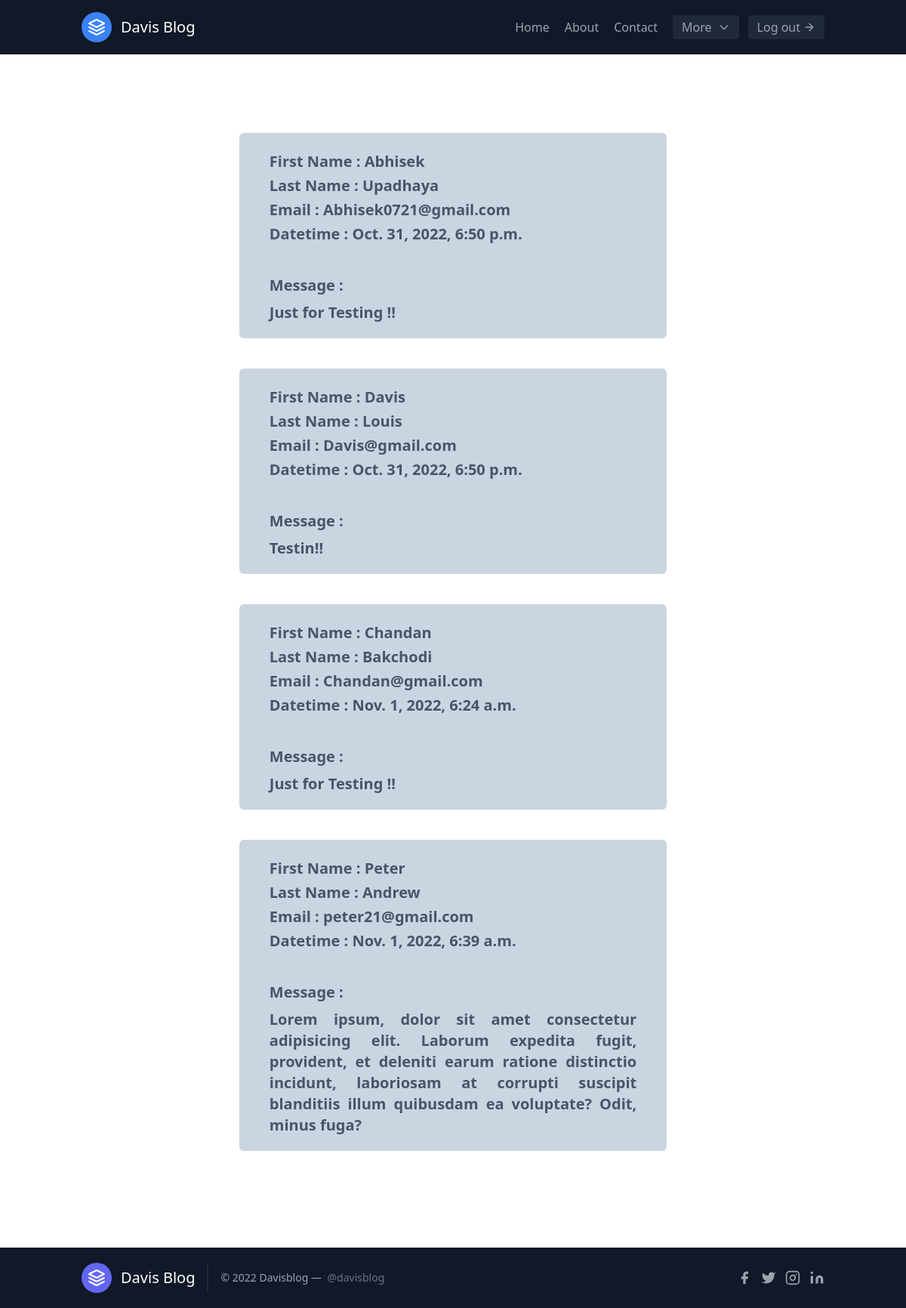
The page /see-contacts/ (signed in) on the database its author committed.
### blogs/models.py (models this page shows, shortened)
class Contact(models.Model):
    firstName = models.CharField(max_length=30)
    lastName = models.CharField(max_length=30)
    email = models.EmailField()
    message = models.TextField()
    datetime = models.DateTimeField(default=now)

### blogs/views.py (the view)
# urls.py: path("see-contacts/", views.display_contact, name="display_contact"),
def display_contact(request):
    if request.user.is_superuser:
        contact_list = Contact.objects.all()
        return render(request, 'displayContact.html', {"contacts":contact_list})
    else:
        return redirect('/')

### templates/displayContact.html (shortened to what this page needs)
{% extends "base.html" %}
{% block content %}
    <div class="mx-5 lg:mx-32 xl:mx-32 my-32">
        {% for item in contacts %}
        <div class="rounded-md w-[60%] bg-slate-300 mx-auto my-10 px-10 py-5">
            <div class="">
                <h1 class="text-xl my-1 font-semibold text-slate-600 break-words">First Name : {{item.firstName}}</h1>
                <h1 class="text-xl my-1 font-semibold text-slate-600 break-words">Last Name : {{item.lastName}}</h1>
                <h1 class="text-xl my-1 font-semibold text-slate-600 break-words">Email : {{item.email}}</h1>
                <h1 class="text-xl my-1 font-semibold text-slate-600 break-words">Datetime : {{item.datetime}}</h1>
            </div>
            <div class="text-xl font-semibold text-slate-600 mt-10">
                <h1>Message :</h1>
                <p class="mt-2 text-justify">
                    {{item.message}}
                </p>
            </div>
        </div>
        {% endfor %}
    </div>
{% endblock content %}

### rows shown on the page
Contact: firstName "Abhisek", lastName "Upadhaya", email "Abhisek0721@gmail.com", datetime "Oct. 31, 2022, 6:50 p.m.", message "Just for Testing !!"
Contact: firstName "Davis", lastName "Louis", email "Davis@gmail.com", datetime "Oct. 31, 2022, 6:50 p.m.", message "Testin!!"
Contact: firstName "Chandan", lastName "Bakchodi", email "Chandan@gmail.com", datetime "Nov. 1, 2022, 6:24 a.m.", message "Just for Testing !!"
Contact: firstName "Peter", lastName "Andrew", email "peter21@gmail.com", datetime "Nov. 1, 2022, 6:39 a.m.", message "Lorem ipsum, dolor sit amet consectetur adipisicing elit. Laborum expedita fugit, provident, et deleniti earum ratione distinctio incidunt, laboriosam at corrupti suscipit blanditiis illum quibusdam ea voluptate? Odit, minus fuga?"
